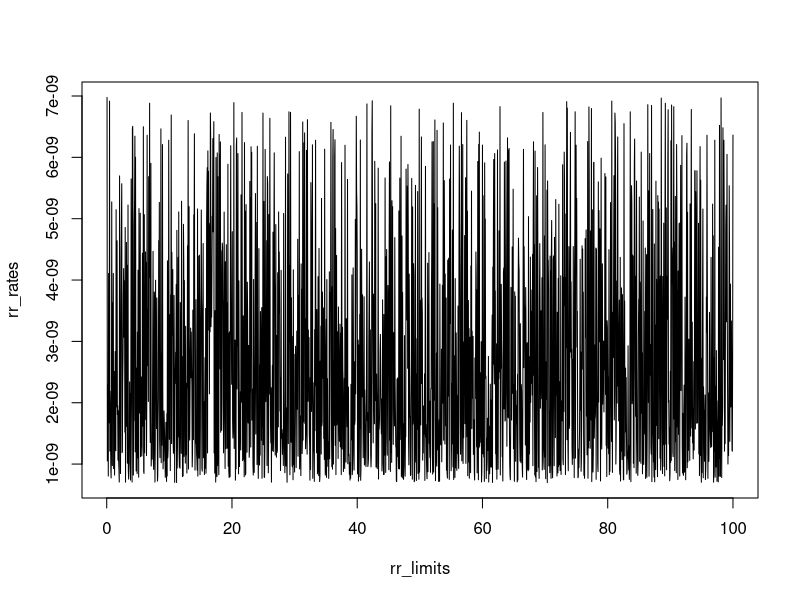
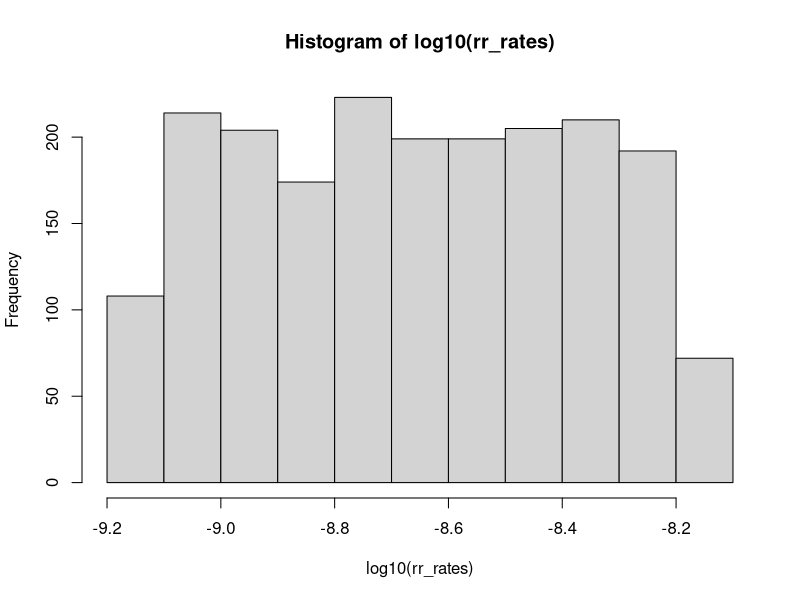
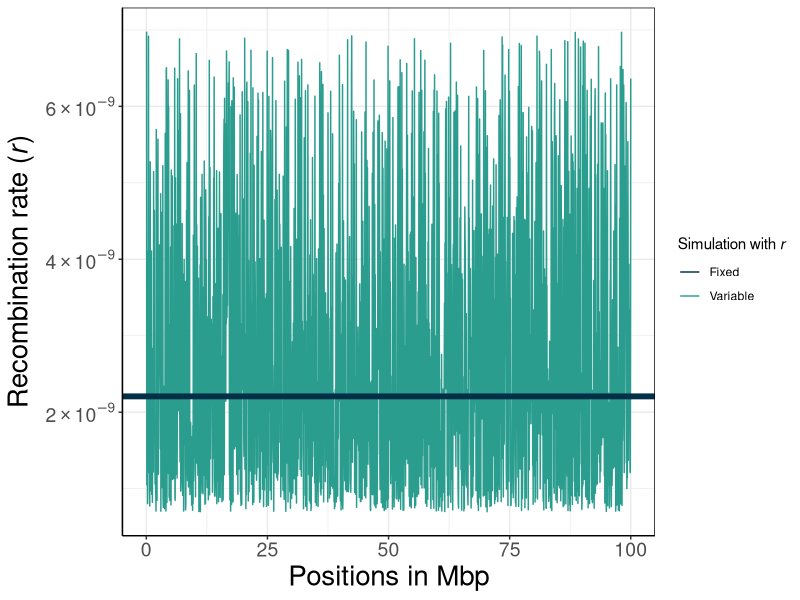

Generate these figures, in order, with R: (Note: this script raises an error after producing the figures.)
###########################################
## Plot to exemplify the heterogenity in ##
## recombination rates across the genome ##
###########################################

rm(list=ls())
ls()

## DEFINE THE GENOMIC ARCHITECTURE
##----------------------------------

# Genome size
genomeS = 100e+6

# Genome fragments sizes
fragS   = 5e+4

# Number of chromosome(s)
chrN    = 1

## DEFINE THE SIMULATION PARAMETERS AS IN THE PIPELINE
##----------------------------------

# PROPORTION OF THE GENOME THAT CONTAINS BENEFICIAL MUTATIONS - G2 ELEMENTS
PrGWSel_random = TRUE
PrGWSel_value <- 0
PrGWSel_min = 0 
PrGWSel_max = 1

# PER BASE RECOMBINATION RATE
rr_random = TRUE
rr_rate <- 5 * 1e-7
rr_min  = 5 * 1e-10
rr_max  = 5 * 1e-7

## DEFINE THE PARAMETER SAMPLING AS IN THE PIPELINE
##----------------------------------

# PROPORTION OF THE GENOME THAT CONTAINS BENEFICIAL MUTATIONS - G2 ELEMENTS
if (PrGWSel_random){
  PrGWSel <- runif(n = 1, min = PrGWSel_min, max = PrGWSel_max)
} else {
  PrGWSel <-  PrGWSel_value
}

# PER BASE RECOMBINATION RATE
if (rr_random){
  rr <- 10^runif(1, min = log10(rr_min), max = log10(rr_max))
} else {
  rr <- rr_rate
}

## RANDOM VALUES DEFINING GENOMIC ELEMENTS  
##-------------------------------------------------------------------------------

# GENOME'S GENOME ELEMENT TYPE

# Set the number of the GenomicElementType
genomicElementN = as.integer((genomeS/fragS))

# Set the STARTS and the ENDS for the initializeGenomicElement
e_starts = NULL
e_ends   = NULL
for(i in seq(from = 0, to = genomicElementN-1)){
  starts    = i*fragS
  e_starts = c(e_starts, starts)
  
  ends = ((i+1)*fragS)-1
  e_ends = c(e_ends, ends)
}

# Sample the starts/ends pairs to assign to GenomicElementType G2
indexes = seq(from = 0, to = (genomicElementN-1))

g2_idx = sort(sample(indexes, as.integer(PrGWSel*genomicElementN), replace = FALSE))

# The difference are the GenomicElementType G1
g1_idx = setdiff(indexes, g2_idx)

## DEFINE RANDOM VALUES OF RECOMBINATION RATE FOR RECOMBINATION HOTSPOTS
## -- This take precedend over the rr_limits of one chromosome -- 
rr_hotspots <- 10^runif(length(e_ends), min = log10(rr)-.5, max = log10(rr)+.5)

## Update rr_rates with rr_hotspots values
rr_rates = rr_hotspots
rr_limits = e_ends

## Put the fragment ends in Mbp scale
rr_limits = rr_limits/1e6

plot(rr_rates~rr_limits, type="l")

hist(log10(rr_rates))

## Make a table
library(ggplot2)
library(ggpubr)

## Exponential scientific notation
#https://stackoverflow.com/questions/10762287/how-can-i-format-axis-labels-with-exponents-with-ggplot2-and-scales
scientific_10 <- function(x) {
  parse(text=gsub("e", " %*% 10^", scales::scientific_format()(x)))
}


rr_plot_table <- data.frame(pos=c(rr_limits, rr_limits), 
                            rr = c(rep(rr, genomicElementN), rr_rates),
                            rr_type = c(rep("fixed_rr", genomicElementN), rep("variable_rr", genomicElementN)))


## MAKE AN EXAMPLE PLOT
p1 <- ggplot(rr_plot_table) + 
  geom_line(mapping = aes(x = pos, y = rr, col=rr_type), size=0.5) +
  #scale_x_continuous(label=scientific_10, trans="log") +
  scale_y_continuous(label=scientific_10, trans="identity") +
  scale_color_manual(values = c("#023047","#2a9d8f"),
                     name   = expression(paste("Simulation with ", italic(r))),
                     breaks = c("fixed_rr", "variable_rr"),
                     labels = c("Fixed", "Variable")) +
  geom_hline(yintercept = rr_plot_table$rr[1], color='#023047', size=2) +
  labs(x = "Positions in Mbp", y = expression(paste("Recombination rate (", italic(r), ")"))) + 
  theme_bw() + theme(panel.border = element_rect(colour = "black"), 
                     axis.line = element_line(colour = "black"),
                     axis.text = element_text(size = 14),
                     axis.title=element_text(size=20),
                     axis.text.x = element_text(angle = 0),
                     legend.position=NULL)

p1

## Save to a PDF
ggsave("recomb/example_variable_recomb.pdf",
       p1,
       device="pdf",
       width=7.1,
       height=6.7)
